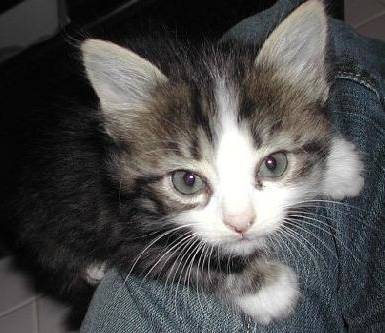
#> input picture week1/cat.png, 385 x 333 px
$ jupyter execute upsampling.ipynb
#> lines starting #> are read from the running program, lines starting #| are printed output that depends on the picture
[cell 1]
import cv2
import numpy as np
from matplotlib import pyplot as plt


img = cv2.imread('cat.png')
#> img is the input picture: shape (333, 385, 3); mean B, G, R 78.2, 78.6, 79.3
blur = cv2.blur(img,(5,5))
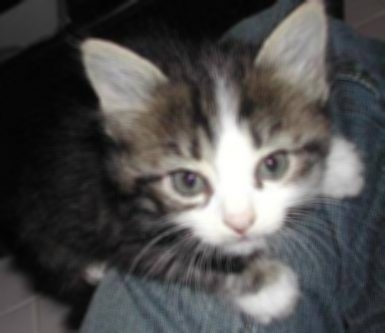
#> blur: shape (333, 385, 3); mean B, G, R 78.2, 78.6, 79.3
plt.subplot(121),plt.imshow(img),plt.title('Original')
plt.xticks([]), plt.yticks([])
plt.subplot(122),plt.imshow(blur),plt.title('Blurred')
plt.xticks([]), plt.yticks([])
plt.show()
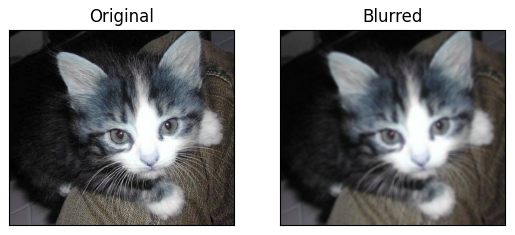
#> figure drawn by matplotlib, 2 panels; B, G, R data is drawn as R, G, B

[cell 2]
def unpooling(src, scale):
#> called with scale = 2
  assert isinstance(scale, int)
  src_h, src_w, channel = src.shape
#> src_h = 333; src_w = 385; channel = 3
  dst_h = src_h * scale
#> dst_h = 666
  dst_w = src_w * scale
#> dst_w = 770
  dst = np.zeros((dst_h, dst_w, channel), dtype=src.dtype)
  dst[::scale, ::scale] = src
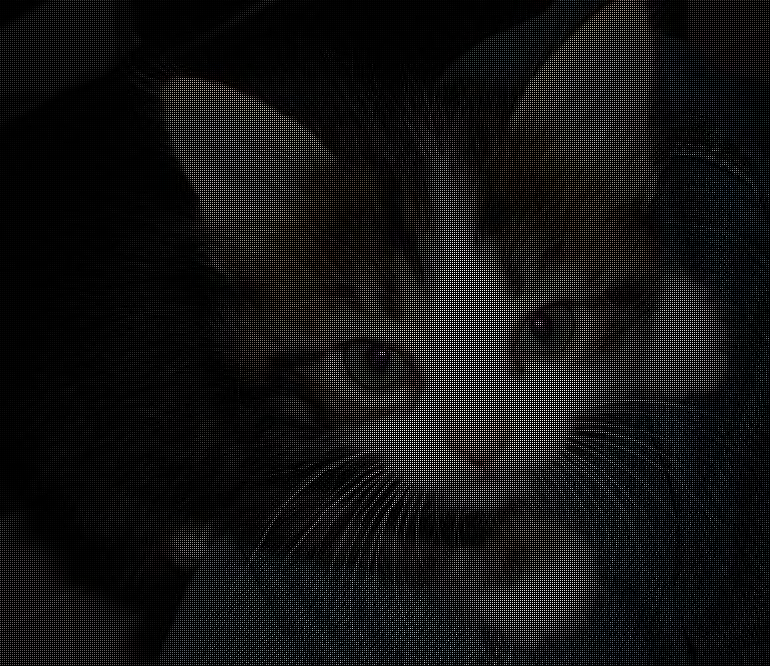
#> dst: shape (666, 770, 3); mean B, G, R 19.6, 19.6, 19.8
  return dst

img_u = unpooling(img, 2)
plt.subplot(122),plt.imshow(img_u),plt.title('unpooling')
plt.xticks([]), plt.yticks([])

[cell 3]
def nearest_interpolation(src, dst_size):
#> called with dst_size = (512, 512)
  src_h, src_w, channel = src.shape
#> src_h = 333; src_w = 385; channel = 3
  dst_w, dst_h = dst_size
  x_scale = dst_w / src_w
#> x_scale = 1.33
  y_scale = dst_h / src_h
#> y_scale = 1.54
  dst = np.zeros((dst_h, dst_w, channel), dtype=src.dtype)
  for c in range(channel):
    for dst_x in range(dst_w):
      for dst_y in range(dst_h):
        # 计算目标图的当前坐标在源图像中的位置
        # 数学关系：src_x + 0.5 = (dst_x + 0.5) / x_scale
        src_x = int(round((dst_x + 0.5) / x_scale - 0.5))
        src_y = int(round((dst_y + 0.5) / y_scale - 0.5))
        src_x = src_x if src_x > 0 else 0
        src_x = src_x if src_x < src_w else src_w - 1
        src_y = src_y if src_y > 0 else 0
        src_y = src_y if src_y < src_h else src_h - 1
        dst[dst_y, dst_x, c] = src[src_y, src_x, c]
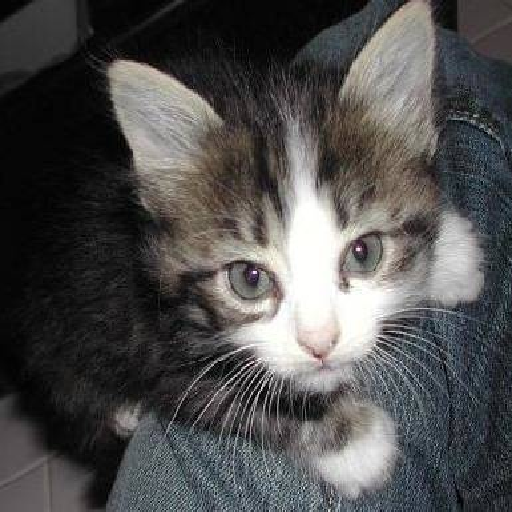
#> dst: shape (512, 512, 3); mean B, G, R 78.2, 78.5, 79.2
  return dst

img_n = nearest_interpolation(img, (512, 512))
cv2.imshow('show', img_n)
cv2.waitKey(0)
cv2.destroyAllWindows()

[cell 4]
def nearest_interpolation_v1(src, dst_size):
#> called with dst_size = (512, 512)
  src_h, src_w, channel = src.shape
#> src_h = 333; src_w = 385; channel = 3
  dst_w, dst_h = dst_size
  x_scale = dst_w / src_w
#> x_scale = 1.33
  y_scale = dst_h / src_h
#> y_scale = 1.54
  dst = np.zeros((dst_h, dst_w, channel), dtype=src.dtype)
  for dst_x in range(dst_w):
    for dst_y in range(dst_h):
      src_x = int(round((dst_x + 0.5) / x_scale - 0.5))
      src_y = int(round((dst_y + 0.5) / y_scale - 0.5))
      src_x = src_x if src_x > 0 else 0
      src_x = src_x if src_x < src_w else src_w - 1
      src_y = src_y if src_y > 0 else 0
      src_y = src_y if src_y < src_h else src_h - 1
      dst[dst_y, dst_x] = src[src_y, src_x]
  return dst

img_n1 = nearest_interpolation_v1(img, (512, 512))
cv2.imshow('show', img_n1)
cv2.waitKey(0)
cv2.destroyAllWindows()

[cell 5]
def nearest_interpolation_v2(src, dst_size):
#> called with dst_size = (512, 512)
  src_h, src_w, channel = src.shape
  dst_w, dst_h = dst_size
  x_scale = dst_w / src_w
  y_scale = dst_h / src_h
  dst_y, dst_x = np.mgrid[:dst_h, :dst_w]
  src_x = np.around((dst_x + 0.5) / x_scale - 0.5).astype(np.int64)
  src_y = np.around((dst_y + 0.5) / y_scale - 0.5).astype(np.int64)
  src_x = np.clip(src_x, 0, src_w-1)
  src_y = np.clip(src_y, 0, src_h-1)
  dst = src[src_y, src_x].copy()
  return dst

img_n2 = nearest_interpolation_v2(img, (512, 512))
cv2.imshow('show', img_n2)
cv2.waitKey(0)
cv2.destroyAllWindows()

[cell 6]
import time
t1 = time.time()
img_n0 = nearest_interpolation(img, (512, 512))
t2 = time.time()
img_n1 = nearest_interpolation_v1(img, (512, 512))
t3 = time.time()
img_n2 = nearest_interpolation_v2(img, (512, 512))
t4 = time.time()
print('Difference 0-1: ', ((img_n0 - img_n1)**2).sum())
#| Difference 0-1:  0
print('Difference 0-2: ', ((img_n0 - img_n2)**2).sum())
#| Difference 0-2:  0
print('Difference 1-2: ', ((img_n1 - img_n2)**2).sum())
#| Difference 1-2:  0
print('v0: %.6f' % (t2 - t1))
print('v1: %.6f' % (t3 - t2))
print('v2: %.6f' % (t4 - t3))

[cell 7]
def bilinear_interpolation(src, dst_size):
#> called with dst_size = (512, 512)
  src_h, src_w, channel = src.shape
  dst_w, dst_h = dst_size
  x_scale = dst_w / src_w
  y_scale = dst_h / src_h
  dst = np.zeros((dst_h, dst_w, channel), dtype=src.dtype)
  for c in range(channel):
    for dst_x in range(dst_w):
      for dst_y in range(dst_h):
        src_x = (dst_x + 0.5) / x_scale - 0.5
        src_y = (dst_y + 0.5) / y_scale - 0.5

        src_x1 = int(src_x)
        src_y1 = int(src_y)
        src_x2 = src_x1 + 1
        src_y2 = src_y1 + 1

        def clip(v, vmin, vmax):
          v = v if v >= vmin else vmin
          v = v if v <= vmax else vmax
          return v

        src_x1 = clip(src_x1, 0, src_w-1)
        src_x2 = clip(src_x2, 0, src_w-1)
        src_y1 = clip(src_y1, 0, src_h-1)
        src_y2 = clip(src_y2, 0, src_h-1)

        y1_value = (src_x - src_x1) * src[src_y1, src_x2, c] + (src_x2 - src_x) * src[src_y1, src_x1, c]
        y2_value = (src_x - src_x1) * src[src_y2, src_x2, c] + (src_x2 - src_x) * src[src_y2, src_x1, c]
        dst[dst_y, dst_x, c] = (src_y - src_y1) * y2_value + (src_y2 - src_y) * y1_value
  return dst

img_b = bilinear_interpolation(img, (512, 512))
cmp_img = np.concatenate([img_n2, img_b], axis=1)
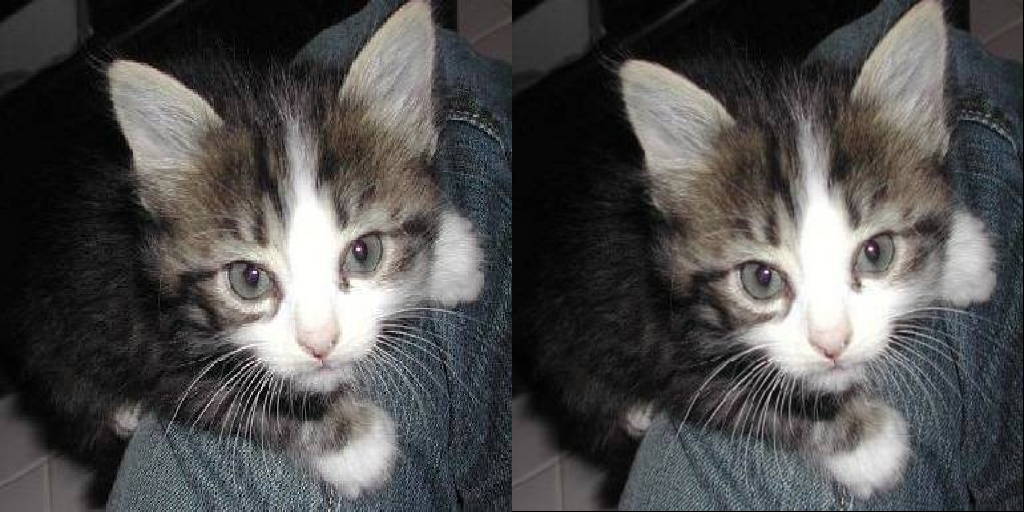
#> cmp_img: shape (512, 1024, 3); mean B, G, R 77.8, 78.2, 78.9
cv2.imshow('show', cmp_img)
cv2.waitKey(0)
cv2.destroyAllWindows()
